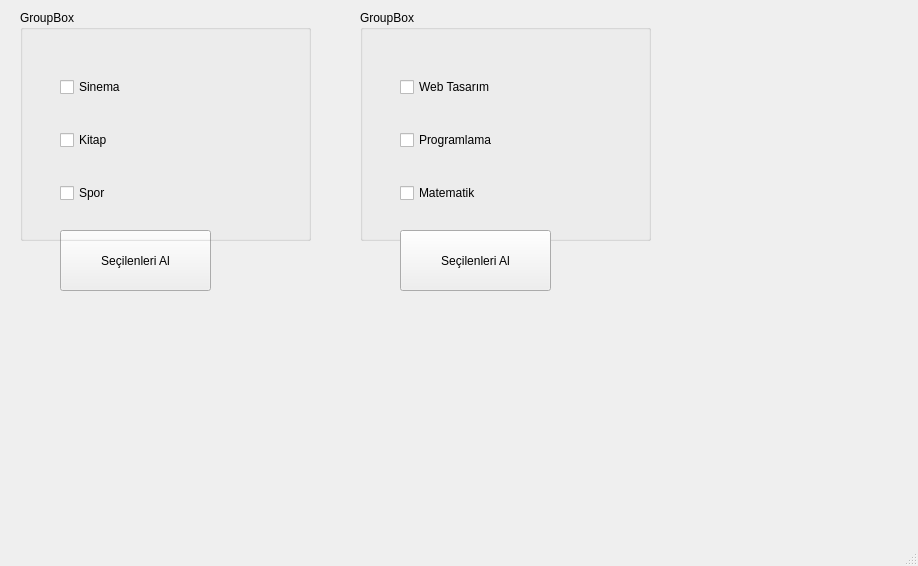
<?xml version="1.0" encoding="UTF-8"?>
<ui version="4.0">
 <class>MainWindow</class>
 <widget class="QMainWindow" name="MainWindow">
  <property name="geometry">
   <rect>
    <x>0</x>
    <y>0</y>
    <width>918</width>
    <height>566</height>
   </rect>
  </property>
  <property name="windowTitle">
   <string>MainWindow</string>
  </property>
  <widget class="QWidget" name="centralwidget">
   <widget class="QPushButton" name="btnHobilerSecilenleriAl">
    <property name="geometry">
     <rect>
      <x>60</x>
      <y>230</y>
      <width>151</width>
      <height>61</height>
     </rect>
    </property>
    <property name="text">
     <string>Seçilenleri Al</string>
    </property>
   </widget>
   <widget class="QLabel" name="lblResultHobiler">
    <property name="geometry">
     <rect>
      <x>60</x>
      <y>290</y>
      <width>151</width>
      <height>171</height>
     </rect>
    </property>
    <property name="text">
     <string/>
    </property>
   </widget>
   <widget class="QGroupBox" name="groupHobiler">
    <property name="geometry">
     <rect>
      <x>20</x>
      <y>10</y>
      <width>291</width>
      <height>231</height>
     </rect>
    </property>
    <property name="title">
     <string>GroupBox</string>
    </property>
    <widget class="QWidget" name="layoutWidget">
     <property name="geometry">
      <rect>
       <x>40</x>
       <y>40</y>
       <width>231</width>
       <height>181</height>
      </rect>
     </property>
     <layout class="QVBoxLayout" name="verticalLayout">
      <item>
       <widget class="QCheckBox" name="cbSinema">
        <property name="text">
         <string>Sinema</string>
        </property>
       </widget>
      </item>
      <item>
       <widget class="QCheckBox" name="cbKitap">
        <property name="text">
         <string>Kitap</string>
        </property>
       </widget>
      </item>
      <item>
       <widget class="QCheckBox" name="cbSpor">
        <property name="text">
         <string>Spor</string>
        </property>
       </widget>
      </item>
     </layout>
    </widget>
   </widget>
   <widget class="QGroupBox" name="groupDersler">
    <property name="geometry">
     <rect>
      <x>360</x>
      <y>10</y>
      <width>291</width>
      <height>231</height>
     </rect>
    </property>
    <property name="title">
     <string>GroupBox</string>
    </property>
    <widget class="QWidget" name="layoutWidget_3">
     <property name="geometry">
      <rect>
       <x>40</x>
       <y>40</y>
       <width>231</width>
       <height>181</height>
      </rect>
     </property>
     <layout class="QVBoxLayout" name="verticalLayout_3">
      <item>
       <widget class="QCheckBox" name="cbWebTasarim">
        <property name="text">
         <string>Web Tasarım</string>
        </property>
       </widget>
      </item>
      <item>
       <widget class="QCheckBox" name="cbProgramlama">
        <property name="text">
         <string>Programlama</string>
        </property>
       </widget>
      </item>
      <item>
       <widget class="QCheckBox" name="cbMatematik">
        <property name="text">
         <string>Matematik</string>
        </property>
       </widget>
      </item>
     </layout>
    </widget>
   </widget>
   <widget class="QPushButton" name="btnDerslerSecilenleriAl">
    <property name="geometry">
     <rect>
      <x>400</x>
      <y>230</y>
      <width>151</width>
      <height>61</height>
     </rect>
    </property>
    <property name="text">
     <string>Seçilenleri Al</string>
    </property>
   </widget>
   <widget class="QLabel" name="lblResultDersler">
    <property name="geometry">
     <rect>
      <x>400</x>
      <y>290</y>
      <width>151</width>
      <height>171</height>
     </rect>
    </property>
    <property name="text">
     <string/>
    </property>
   </widget>
  </widget>
  <widget class="QMenuBar" name="menubar">
   <property name="geometry">
    <rect>
     <x>0</x>
     <y>0</y>
     <width>918</width>
     <height>26</height>
    </rect>
   </property>
  </widget>
  <widget class="QStatusBar" name="statusbar"/>
 </widget>
 <resources/>
 <connections/>
</ui>
